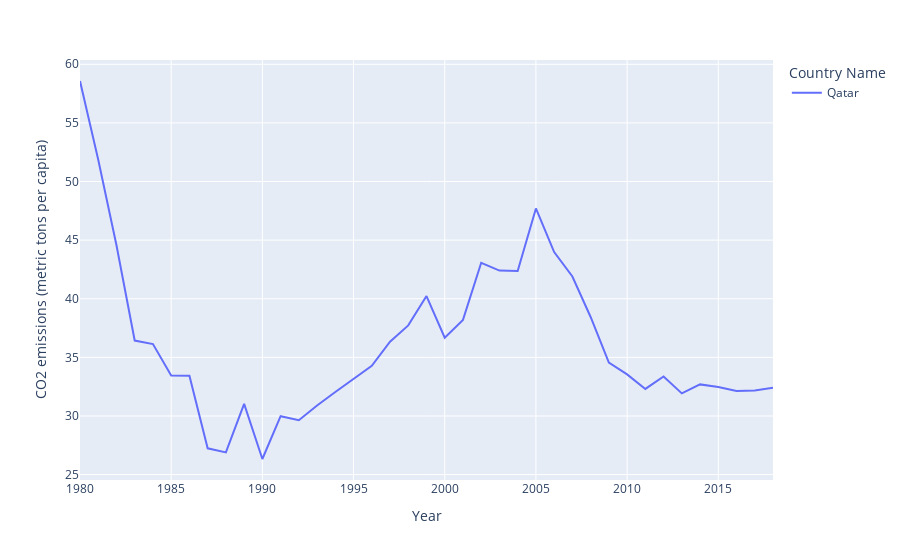

The notebook cell saved with this chart:
### Code cell
fig = px.line(get_df_viz(df_worldbank_imputed, cluster_result_co2_emissions_per_capita, 6), 
              x="Year", 
              y=feat_list[0], 
              color='Country Name')
fig.show()

### Figure 1 — Plotly figure (JSON) as saved in the notebook; plotly's stock layout.template omitted (floating-point values rounded to 4 significant figures)
{"data": [{"hovertemplate": "Country Name=Qatar<br>Year=%{x}<br>CO2 emissions (metric tons per capita)=%{y}<extra></extra>", "legendgroup": "Qatar", "line": {"color": "#636efa", "dash": "solid"}, "marker": {"symbol": "circle"}, "mode": "lines", "name": "Qatar", "orientation": "v", "showlegend": true, "type": "scatter", "x": [1980, 1981, 1982, 1983, 1984, 1985, 1986, 1987, 1988, 1989, 1990, 1991, 1992, 1993, 1994, 1995, 1996, 1997, 1998, 1999, 2000, 2001, 2002, 2003, 2004, 2005, 2006, 2007, 2008, 2009, 2010, 2011, 2012, 2013, 2014, 2015, 2016, 2017, 2018], "xaxis": "x", "y": [58.57, 51.86, 44.56, 36.43, 36.14, 33.45, 33.43, 27.24, 26.89, 31.03, 26.33, 29.98, 29.63, 30.89, 32.05, 33.15, 34.28, 36.33, 37.73, 40.23, 36.68, 38.19, 43.07, 42.4, 42.36, 47.7, 43.98, 41.9, 38.44, 34.54, 33.54, 32.31, 33.37, 31.93, 32.69, 32.47, 32.13, 32.18, 32.42], "yaxis": "y"}], "layout": {"legend": {"title": {"text": "Country Name"}, "tracegroupgap": 0}, "margin": {"t": 60}, "xaxis": {"anchor": "y", "domain": [0, 1], "title": {"text": "Year"}}, "yaxis": {"anchor": "x", "domain": [0, 1], "title": {"text": "CO2 emissions (metric tons per capita)"}}}}
